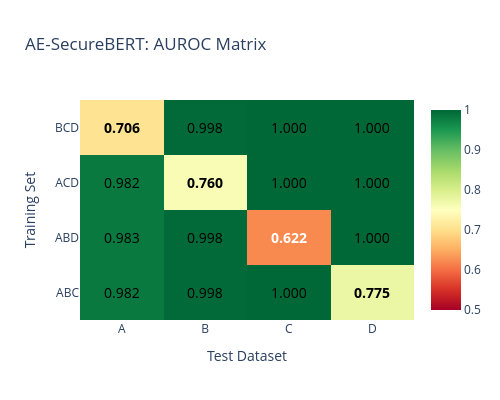
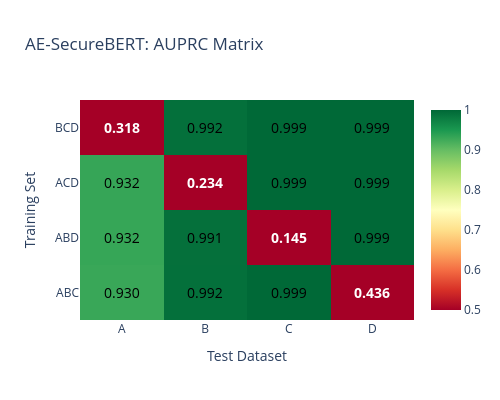
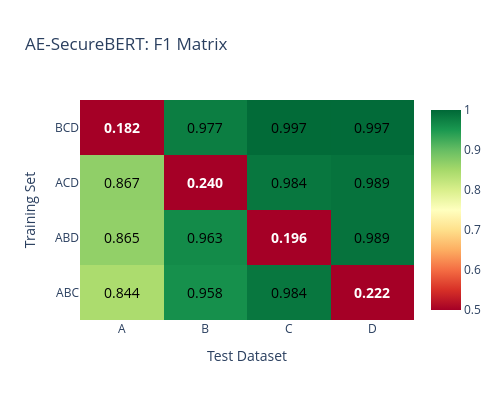

Source (notebook cell) for these figures, in order:
### Markdown cell above
## AE-SecureBERT Results (Generic)

### Code cell
train_sets = ["ABC", "ABD", "ACD", "BCD"]
test_sets = ["A", "B", "C", "D"]

results_path = f"{base_results_path}/sbert_generic"
ae_sbert_results = load_matrix_results(results_path, "ae_sbert", train_sets, test_sets)

fig_auroc = create_heatmap(ae_sbert_results["auroc"], "AE-SecureBERT: AUROC Matrix")
fig_auprc = create_heatmap(ae_sbert_results["auprc"], "AE-SecureBERT: AUPRC Matrix")
fig_f1 = create_heatmap(ae_sbert_results["f1"], "AE-SecureBERT: F1 Matrix")

fig_auroc.show()
fig_auprc.show()
fig_f1.show()

save_figure(fig_auroc, "ae_sbert_auroc_generic")
save_figure(fig_auprc, "ae_sbert_auprc_generic")

### Figure 1 — Plotly figure (JSON) as saved in the notebook; plotly's stock layout.template omitted (floating-point values rounded to 4 significant figures)
{"data": [{"colorscale": [[0, "rgb(165,0,38)"], [0.1, "rgb(215,48,39)"], [0.2, "rgb(244,109,67)"], [0.3, "rgb(253,174,97)"], [0.4, "rgb(254,224,139)"], [0.5, "rgb(255,255,191)"], [0.6, "rgb(217,239,139)"], [0.7, "rgb(166,217,106)"], [0.8, "rgb(102,189,99)"], [0.9, "rgb(26,152,80)"], [1, "rgb(0,104,55)"]], "showscale": true, "type": "heatmap", "x": ["A", "B", "C", "D"], "y": ["ABC", "ABD", "ACD", "BCD"], "z": [[0.9822, 0.9979, 0.9997, 0.7746], [0.9826, 0.9977, 0.6224, 0.9997], [0.9822, 0.7598, 0.9997, 0.9997], [0.7064, 0.9979, 0.9997, 0.9997]], "zmax": 1, "zmin": 0.5}], "layout": {"annotations": [{"font": {"color": "black", "size": 14, "weight": "normal"}, "showarrow": false, "text": "0.982", "x": "A", "y": "ABC"}, {"font": {"color": "black", "size": 14, "weight": "normal"}, "showarrow": false, "text": "0.998", "x": "B", "y": "ABC"}, {"font": {"color": "black", "size": 14, "weight": "normal"}, "showarrow": false, "text": "1.000", "x": "C", "y": "ABC"}, {"font": {"color": "black", "size": 14, "weight": "bold"}, "showarrow": false, "text": "0.775", "x": "D", "y": "ABC"}, {"font": {"color": "black", "size": 14, "weight": "normal"}, "showarrow": false, "text": "0.983", "x": "A", "y": "ABD"}, {"font": {"color": "black", "size": 14, "weight": "normal"}, "showarrow": false, "text": "0.998", "x": "B", "y": "ABD"}, {"font": {"color": "white", "size": 14, "weight": "bold"}, "showarrow": false, "text": "0.622", "x": "C", "y": "ABD"}, {"font": {"color": "black", "size": 14, "weight": "normal"}, "showarrow": false, "text": "1.000", "x": "D", "y": "ABD"}, {"font": {"color": "black", "size": 14, "weight": "normal"}, "showarrow": false, "text": "0.982", "x": "A", "y": "ACD"}, {"font": {"color": "black", "size": 14, "weight": "bold"}, "showarrow": false, "text": "0.760", "x": "B", "y": "ACD"}, {"font": {"color": "black", "size": 14, "weight": "normal"}, "showarrow": false, "text": "1.000", "x": "C", "y": "ACD"}, {"font": {"color": "black", "size": 14, "weight": "normal"}, "showarrow": false, "text": "1.000", "x": "D", "y": "ACD"}, {"font": {"color": "black", "size": 14, "weight": "bold"}, "showarrow": false, "text": "0.706", "x": "A", "y": "BCD"}, {"font": {"color": "black", "size": 14, "weight": "normal"}, "showarrow": false, "text": "0.998", "x": "B", "y": "BCD"}, {"font": {"color": "black", "size": 14, "weight": "normal"}, "showarrow": false, "text": "1.000", "x": "C", "y": "BCD"}, {"font": {"color": "black", "size": 14, "weight": "normal"}, "showarrow": false, "text": "1.000", "x": "D", "y": "BCD"}], "height": 400, "title": {"text": "AE-SecureBERT: AUROC Matrix"}, "width": 500, "xaxis": {"title": {"text": "Test Dataset"}}, "yaxis": {"title": {"text": "Training Set"}}}}

### Figure 2 — Plotly figure (JSON) as saved in the notebook; plotly's stock layout.template omitted (floating-point values rounded to 4 significant figures)
{"data": [{"colorscale": [[0, "rgb(165,0,38)"], [0.1, "rgb(215,48,39)"], [0.2, "rgb(244,109,67)"], [0.3, "rgb(253,174,97)"], [0.4, "rgb(254,224,139)"], [0.5, "rgb(255,255,191)"], [0.6, "rgb(217,239,139)"], [0.7, "rgb(166,217,106)"], [0.8, "rgb(102,189,99)"], [0.9, "rgb(26,152,80)"], [1, "rgb(0,104,55)"]], "showscale": true, "type": "heatmap", "x": ["A", "B", "C", "D"], "y": ["ABC", "ABD", "ACD", "BCD"], "z": [[0.9298, 0.992, 0.9991, 0.436], [0.9317, 0.9913, 0.1452, 0.9992], [0.9319, 0.2339, 0.9991, 0.9992], [0.3178, 0.992, 0.9991, 0.9992]], "zmax": 1, "zmin": 0.5}], "layout": {"annotations": [{"font": {"color": "black", "size": 14, "weight": "normal"}, "showarrow": false, "text": "0.930", "x": "A", "y": "ABC"}, {"font": {"color": "black", "size": 14, "weight": "normal"}, "showarrow": false, "text": "0.992", "x": "B", "y": "ABC"}, {"font": {"color": "black", "size": 14, "weight": "normal"}, "showarrow": false, "text": "0.999", "x": "C", "y": "ABC"}, {"font": {"color": "white", "size": 14, "weight": "bold"}, "showarrow": false, "text": "0.436", "x": "D", "y": "ABC"}, {"font": {"color": "black", "size": 14, "weight": "normal"}, "showarrow": false, "text": "0.932", "x": "A", "y": "ABD"}, {"font": {"color": "black", "size": 14, "weight": "normal"}, "showarrow": false, "text": "0.991", "x": "B", "y": "ABD"}, {"font": {"color": "white", "size": 14, "weight": "bold"}, "showarrow": false, "text": "0.145", "x": "C", "y": "ABD"}, {"font": {"color": "black", "size": 14, "weight": "normal"}, "showarrow": false, "text": "0.999", "x": "D", "y": "ABD"}, {"font": {"color": "black", "size": 14, "weight": "normal"}, "showarrow": false, "text": "0.932", "x": "A", "y": "ACD"}, {"font": {"color": "white", "size": 14, "weight": "bold"}, "showarrow": false, "text": "0.234", "x": "B", "y": "ACD"}, {"font": {"color": "black", "size": 14, "weight": "normal"}, "showarrow": false, "text": "0.999", "x": "C", "y": "ACD"}, {"font": {"color": "black", "size": 14, "weight": "normal"}, "showarrow": false, "text": "0.999", "x": "D", "y": "ACD"}, {"font": {"color": "white", "size": 14, "weight": "bold"}, "showarrow": false, "text": "0.318", "x": "A", "y": "BCD"}, {"font": {"color": "black", "size": 14, "weight": "normal"}, "showarrow": false, "text": "0.992", "x": "B", "y": "BCD"}, {"font": {"color": "black", "size": 14, "weight": "normal"}, "showarrow": false, "text": "0.999", "x": "C", "y": "BCD"}, {"font": {"color": "black", "size": 14, "weight": "normal"}, "showarrow": false, "text": "0.999", "x": "D", "y": "BCD"}], "height": 400, "title": {"text": "AE-SecureBERT: AUPRC Matrix"}, "width": 500, "xaxis": {"title": {"text": "Test Dataset"}}, "yaxis": {"title": {"text": "Training Set"}}}}

### Figure 3 — Plotly figure (JSON) as saved in the notebook; plotly's stock layout.template omitted (floating-point values rounded to 4 significant figures)
{"data": [{"colorscale": [[0, "rgb(165,0,38)"], [0.1, "rgb(215,48,39)"], [0.2, "rgb(244,109,67)"], [0.3, "rgb(253,174,97)"], [0.4, "rgb(254,224,139)"], [0.5, "rgb(255,255,191)"], [0.6, "rgb(217,239,139)"], [0.7, "rgb(166,217,106)"], [0.8, "rgb(102,189,99)"], [0.9, "rgb(26,152,80)"], [1, "rgb(0,104,55)"]], "showscale": true, "type": "heatmap", "x": ["A", "B", "C", "D"], "y": ["ABC", "ABD", "ACD", "BCD"], "z": [[0.8439, 0.9583, 0.9844, 0.2216], [0.8655, 0.9635, 0.1965, 0.9886], [0.8672, 0.24, 0.9842, 0.9886], [0.1821, 0.9773, 0.9971, 0.9965]], "zmax": 1, "zmin": 0.5}], "layout": {"annotations": [{"font": {"color": "black", "size": 14, "weight": "normal"}, "showarrow": false, "text": "0.844", "x": "A", "y": "ABC"}, {"font": {"color": "black", "size": 14, "weight": "normal"}, "showarrow": false, "text": "0.958", "x": "B", "y": "ABC"}, {"font": {"color": "black", "size": 14, "weight": "normal"}, "showarrow": false, "text": "0.984", "x": "C", "y": "ABC"}, {"font": {"color": "white", "size": 14, "weight": "bold"}, "showarrow": false, "text": "0.222", "x": "D", "y": "ABC"}, {"font": {"color": "black", "size": 14, "weight": "normal"}, "showarrow": false, "text": "0.865", "x": "A", "y": "ABD"}, {"font": {"color": "black", "size": 14, "weight": "normal"}, "showarrow": false, "text": "0.963", "x": "B", "y": "ABD"}, {"font": {"color": "white", "size": 14, "weight": "bold"}, "showarrow": false, "text": "0.196", "x": "C", "y": "ABD"}, {"font": {"color": "black", "size": 14, "weight": "normal"}, "showarrow": false, "text": "0.989", "x": "D", "y": "ABD"}, {"font": {"color": "black", "size": 14, "weight": "normal"}, "showarrow": false, "text": "0.867", "x": "A", "y": "ACD"}, {"font": {"color": "white", "size": 14, "weight": "bold"}, "showarrow": false, "text": "0.240", "x": "B", "y": "ACD"}, {"font": {"color": "black", "size": 14, "weight": "normal"}, "showarrow": false, "text": "0.984", "x": "C", "y": "ACD"}, {"font": {"color": "black", "size": 14, "weight": "normal"}, "showarrow": false, "text": "0.989", "x": "D", "y": "ACD"}, {"font": {"color": "white", "size": 14, "weight": "bold"}, "showarrow": false, "text": "0.182", "x": "A", "y": "BCD"}, {"font": {"color": "black", "size": 14, "weight": "normal"}, "showarrow": false, "text": "0.977", "x": "B", "y": "BCD"}, {"font": {"color": "black", "size": 14, "weight": "normal"}, "showarrow": false, "text": "0.997", "x": "C", "y": "BCD"}, {"font": {"color": "black", "size": 14, "weight": "normal"}, "showarrow": false, "text": "0.997", "x": "D", "y": "BCD"}], "height": 400, "title": {"text": "AE-SecureBERT: F1 Matrix"}, "width": 500, "xaxis": {"title": {"text": "Test Dataset"}}, "yaxis": {"title": {"text": "Training Set"}}}}
